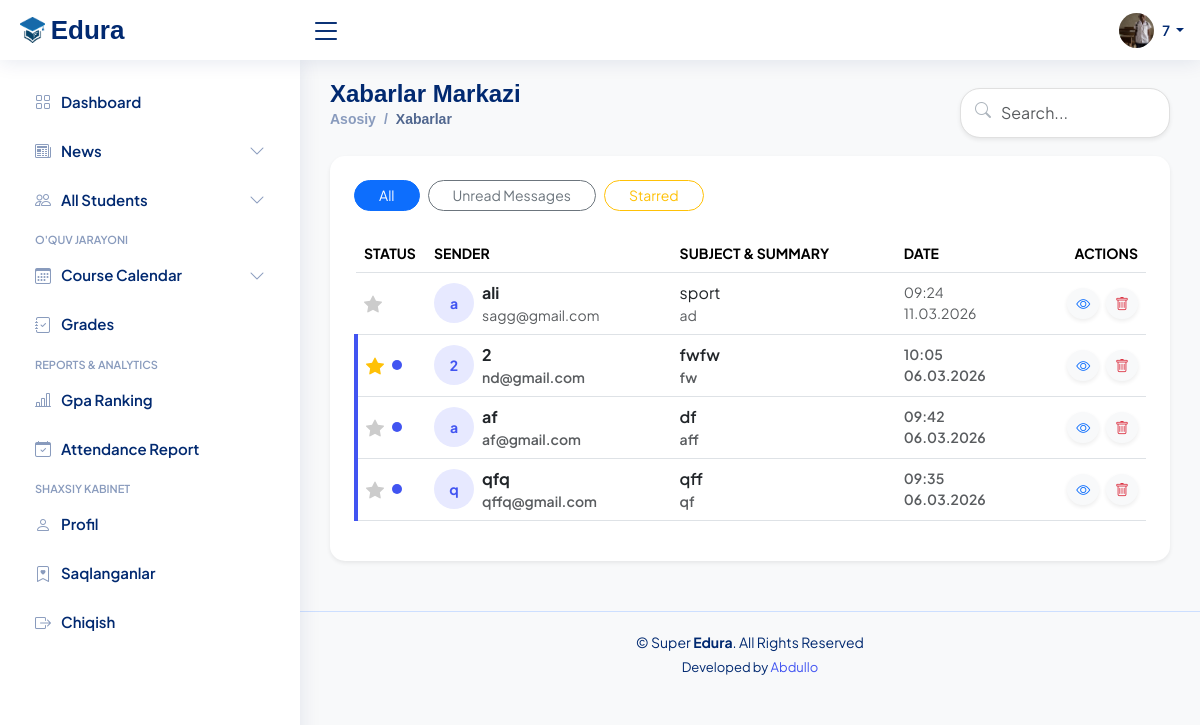
Page /messages/ (signed in) on the committed database.
### student_management/models.py (models this page shows, shortened)
class Student(models.Model):
    GENDER_CHOICES = (
        ('M', 'Male'),
        ('F', 'Female'),
    )
    ACADEMIC_LEVEL_CHOICES = (
        ('P.1', 'Primary 1'),
        ('P.2', 'Primary 2'),
        ('P.3', 'Primary 3'),
        ('P.4', 'Primary 4'),
        ('P.5', 'Primary 5'),
    )
    ENROLLMENT_STATUS_CHOICES = (
        ('active', 'Active'),
        ('dismissed', 'Dismissed'),
        ('graduated', 'Graduated'),
        ('transferred', 'Transferred'),
    )
    user = models.OneToOneField(
        settings.AUTH_USER_MODEL,
        on_delete=models.CASCADE,
        related_name='student_profile',
        null=True, # Avvaldan bor talabalar uchun xato bermasligi uchun
        blank=True
    )
    id = models.UUIDField(primary_key=True, default=uuid.uuid4, editable=False)
    first_name = models.CharField('First Name', max_length=50)
    last_name = models.CharField('Last Name', max_length=50)
    birth_date = models.DateField('Birth Date')
    gender = models.CharField('Gender', max_length=10, choices=GENDER_CHOICES, default='M')
    current_academic_level = models.CharField('Current Academic Level', max_length=10, choices=ACADEMIC_LEVEL_CHOICES)
    enrollment_status = models.CharField('Enrollment Status', max_length=20, choices=ENROLLMENT_STATUS_CHOICES, default='active')
    photo = models.ImageField('Photo', upload_to='students/photos', blank=True, null=True)
    created_at = models.DateTimeField(auto_now_add=True)
    class Meta:
        verbose_name = "Talaba"
        verbose_name_plural = "Talabalar"
        ordering = ['-created_at']

### core/models.py (models this page shows)
class ContactMessage(models.Model):
    full_name = models.CharField(max_length=100)
    email = models.EmailField()
    subject = models.CharField(max_length=200)
    message = models.TextField()
    created_at = models.DateTimeField(auto_now_add=True)
    is_read = models.BooleanField(default=False)
    is_starred = models.BooleanField(default=False)
    is_deleted = models.BooleanField(default=False)
    def __str__(self):
        return f"{self.full_name} - {self.subject}"

### core/views.py (the view)
# urls.py: path('messages/', views.all_messages, name='all_messages'),
@login_required(login_url='core:login')
def all_messages(request):
    query = request.GET.get('q')
    filter_type = request.GET.get('filter')
    messages_list = ContactMessage.objects.filter(is_deleted=False).order_by('-created_at')
    if query:
        messages_list = messages_list.filter(
            Q(full_name__icontains=query) | Q(subject__icontains=query) | Q(message__icontains=query)
        )
    if filter_type == 'unread':
        messages_list = messages_list.filter(is_read=False)
    elif filter_type == 'starred':
        messages_list = messages_list.filter(is_starred=True)
    paginator = Paginator(messages_list, 10)
    page_number = request.GET.get('page')
    page_obj = paginator.get_page(page_number)
    return render(request, 'main/messages.html', {
        'messages': page_obj,
        'query': query,
        'filter_type': filter_type
    })

### core/context_processors.py (called while the page is built)
def unread_messages_data(request):
    if request.user.is_authenticated and request.user.is_superuser:
        unread_qs = ContactMessage.objects.filter(is_read=False).order_by('-created_at')
        return {
            'unread_count': unread_qs.count(),        # Jami soni: {{ unread_count }}
            'unread_msgs_list': unread_qs[:5]         # Oxirgi 5 tasi: {% for msg in unread_msgs_list %}
        }
    return {
        'unread_count': 0,
        'unread_msgs_list': []
    }

### core/templates/main/messages.html (shortened to what this page needs)
{% extends 'main/base.html' %}
{% load static %}
{% block content %}
<div class="pagetitle d-flex justify-content-between align-items-center">
    <div>
        <h1>Xabarlar Markazi</h1>
        <nav>
            <ol class="breadcrumb">
                <li class="breadcrumb-item"><a href="{% url 'core:dashboard' %}">Asosiy</a></li>
                <li class="breadcrumb-item active">Xabarlar</li>
            </ol>
        </nav>
    </div>
    <div class="search-box position-relative w-25">
        <form action="{% url 'core:all_messages' %}" method="get">
            <i class="bi bi-search"></i>
            <input type="text" name="q" class="form-control shadow-sm"
                   placeholder="Search..." value="{{ query|default:'' }}">
        </form>
    </div>
</div>
<section class="section">
    <div class="row">
        <div class="col-lg-12">
            <div class="card message-card shadow-sm border-0">
                <div class="card-body p-4">
                    <div class="d-flex justify-content-between align-items-center mb-4">
                        <div class="d-flex gap-2">
                            <a href="{% url 'core:all_messages' %}" class="btn btn-sm {% if not request.GET.filter %}btn-primary{% else %}btn-outline-primary{% endif %} rounded-pill px-4">All</a>
                            <a href="?filter=unread" class="btn btn-sm {% if request.GET.filter == 'unread' %}btn-primary{% else %}btn-outline-secondary{% endif %} rounded-pill px-4">Unread Messages</a>
                            <a href="?filter=starred" class="btn btn-sm {% if request.GET.filter == 'starred' %}btn-warning text-white{% else %}btn-outline-warning{% endif %} rounded-pill px-4">Starred</a>
                        </div>
                    </div>
                    <div class="table-responsive">
                        <table class="table table-hover align-middle">
                            <thead>
                                <tr class="text-muted small text-uppercase">
                                    <th style="width: 70px;">Status</th>
                                    <th>Sender</th>
                                    <th>Subject & Summary</th>
                                    <th>Date</th>
                                    <th class="text-end">Actions</th>
                                </tr>
                            </thead>
                            <tbody>
                                {% for msg in messages %}
                                <tr class="{% if not msg.is_read %}unread{% endif %}">
                                    <td>
                                        <div class="d-flex align-items-center">
                                            <i class="bi bi-star-fill star-btn me-2 {% if msg.is_starred %}starred{% endif %}"
                                               onclick="toggleStar(this, '{{ msg.id }}')" title="Muhim deb belgilash"></i>
                                            {% if not msg.is_read %}<span class="status-dot" title="Yangi xabar"></span>{% endif %}
                                        </div>
                                    </td>
                                    <td>
                                        <div class="d-flex align-items-center">
                                            <div class="avatar-sm me-2 bg-primary-light rounded-circle">
                                                {{ msg.full_name|slice:":1" }}
                                            </div>
                                            <div>
                                                <div class="text-dark fw-bold text-nowrap">{{ msg.full_name }}</div>
                                                <div class="text-muted small">{{ msg.email }}</div>
                                            </div>
                                        </div>
                                    </td>
                                    <td>
                                        <div class="text-dark mb-0">{{ msg.subject }}</div>
                                        <div class="text-muted small text-truncate" style="max-width: 350px;">{{ msg.message }}</div>
                                    </td>
                                    <td class="small text-muted text-nowrap">
                                        {{ msg.created_at|date:"H:i" }}<br>
                                        {{ msg.created_at|date:"d.m.Y" }}
                                    </td>
                                    <td class="text-end">
                                        <a href="{% url 'core:read_message' msg.pk %}" class="btn btn-light btn-sm rounded-circle shadow-sm" title="O'qish">
                                            <i class="bi bi-eye text-primary"></i>
                                        </a>
                                        <button class="btn btn-light btn-sm rounded-circle shadow-sm ms-1"
                                                onclick="deleteMessage('{{ msg.id }}', '{% url 'core:delete_message' msg.id %}')" title="O'chirish">
                                            <i class="bi bi-trash text-danger"></i>
                                        </button>
                                    </td>
                                </tr>
                                {% endfor %}
                            </tbody>
                        </table>
                    </div>
                </div>
            </div>
        </div>
    </div>
</section>
{% endblock %}

### core/templates/includes/header.html (shortened to what this page needs)
{% load static %}
<header id="header" class="header fixed-top d-flex align-items-center">
  <div class="d-flex align-items-center justify-content-between">
    <a href="{% url 'core:dashboard' %}" class="logo d-flex align-items-center">
      <img src="{% static 'img/logo.png' %}" alt="Logo">
      <span class="d-none d-lg-block">Edura</span>
    </a>
    <i class="bi bi-list toggle-sidebar-btn"></i>
  </div>
  <nav class="header-nav ms-auto">
    <ul class="d-flex align-items-center">
      <li class="nav-item dropdown pe-3">
        <a class="nav-link nav-profile d-flex align-items-center pe-0" href="#" data-bs-toggle="dropdown">
          {% if user.student_profile.photo %}
            <img src="{{ user.student_profile.photo.url }}" alt="Profile" class="rounded-circle" style="width: 35px; height: 35px; object-fit: cover;">
          {% else %}
            <img src="{% static 'img/profile-img.png' %}" alt="Default Profile" class="rounded-circle" style="width: 35px; height: 35px; object-fit: cover;">
          {% endif %}
          <span class="d-none d-md-block dropdown-toggle ps-2">
            {{ user.first_name|default:user.username }}
          </span>
        </a>
      </li>
    </ul>
  </nav>
</header>

### core/static/css/style.css (style rules this page uses)
:root { scroll-behavior: smooth; }
body { font-family: "Open Sans", sans-serif; background: #f6f9ff; color: #444444; }
a { color: #4154f1; text-decoration: none; }
h1, h2, h3, h4, h5, h6 { font-family: "Nunito", sans-serif; }
.pagetitle { margin-bottom: 10px; }
.pagetitle h1 { font-size: 24px; margin-bottom: 0; font-weight: 600; color: #012970; }
.bg-primary-light { background-color: #cfe2ff; border-color: #cfe2ff; }
.card { margin-bottom: 30px; border: none; border-radius: 5px; box-shadow: 0px 0 30px rgba(1, 41, 112, 0.1); }
.card-body { padding: 0 20px 20px 20px; }
.breadcrumb { font-size: 14px; font-family: "Nunito", sans-serif; color: #899bbd; font-weight: 600; }
.breadcrumb a { color: #899bbd; transition: 0.3s; }
.breadcrumb .breadcrumb-item::before { color: #899bbd; }
.breadcrumb .active { color: #51678f; font-weight: 600; }
.logo { line-height: 1; }
@media (min-width: 1200px) { .logo { width: 280px; } }
.logo img { max-height: 26px; margin-right: 6px; }
.logo span { font-size: 26px; font-weight: 700; color: #012970; font-family: "Nunito", sans-serif; }
.header { transition: all 0.5s; z-index: 997; height: 60px; box-shadow: 0px 2px 20px rgba(1, 41, 112, 0.1); background-color: #fff; padding-left: 20px; }
.header .toggle-sidebar-btn { font-size: 32px; padding-left: 10px; cursor: pointer; color: #012970; }
.header-nav ul { list-style: none; }
.header-nav>ul { margin: 0; padding: 0; }
.header-nav .nav-profile { color: #012970; }
.header-nav .nav-profile img { max-height: 36px; }
.header-nav .nav-profile span { font-size: 14px; font-weight: 600; }

### core/templates/main/base.html (style rules this page uses)
:root { --edura-primary: #4361ee; --edura-secondary: #3f37c9; --edura-success: #4cc9f0; --edura-danger: #f72585; --glass-bg: rgba(255, 255, 255, 0.95); }
body { font-family: 'Plus Jakarta Sans', sans-serif; background-color: #f8f9fa; color: #2d3436; }
.form-control, .form-select { border-radius: 12px; padding: 0.75rem 1rem; border: 1px solid #e0e0e0; transition: all 0.3s ease; }

### core/templates/main/messages.html (style rules this page uses)
.unread { background-color: #f0f2ff !important; font-weight: 600; border-left: 4px solid #4154f1 !important; }
.status-dot { height: 10px; width: 10px; background-color: #4154f1; border-radius: 50%; display: inline-block; margin-right: 5px; }
.search-box input { border-radius: 20px; padding-left: 40px; transition: 0.3s; }
.search-box i { position: absolute; left: 15px; top: 10px; color: #adb5bd; z-index: 5; }
.message-card { transition: all 0.3s; border-radius: 15px; }
.avatar-sm { width: 40px; height: 40px; display: flex; align-items: center; justify-content: center; font-weight: bold; font-size: 14px; }
.bg-primary-light { background-color: #e7e9ff; color: #4154f1; }
.star-btn { cursor: pointer; color: #ccc; transition: 0.3s; font-size: 18px; }
.star-btn.starred { color: #ffc107; }

### rows in the picture
ContactMessage: is_starred False (drawn), full_name "a", full_name "ali", email "sagg@gmail.com", subject "sport", message "ad", created_at "09:24", created_at "11.03.2026"
ContactMessage: is_starred True (drawn), is_read False (drawn), full_name "2", email "nd@gmail.com", subject "fwfw", message "fw", created_at "10:05", created_at "06.03.2026"
ContactMessage: is_starred False (drawn), is_read False (drawn), full_name "a", full_name "af", email "af@gmail.com", subject "df", message "aff", created_at "09:42", created_at "06.03.2026"
ContactMessage: is_starred False (drawn), is_read False (drawn), full_name "q", full_name "qfq", email "qffq@gmail.com", subject "qff", message "qf", created_at "09:35", created_at "06.03.2026"

### other values in the picture
{{ user.first_name|default:user.username }} "7"
